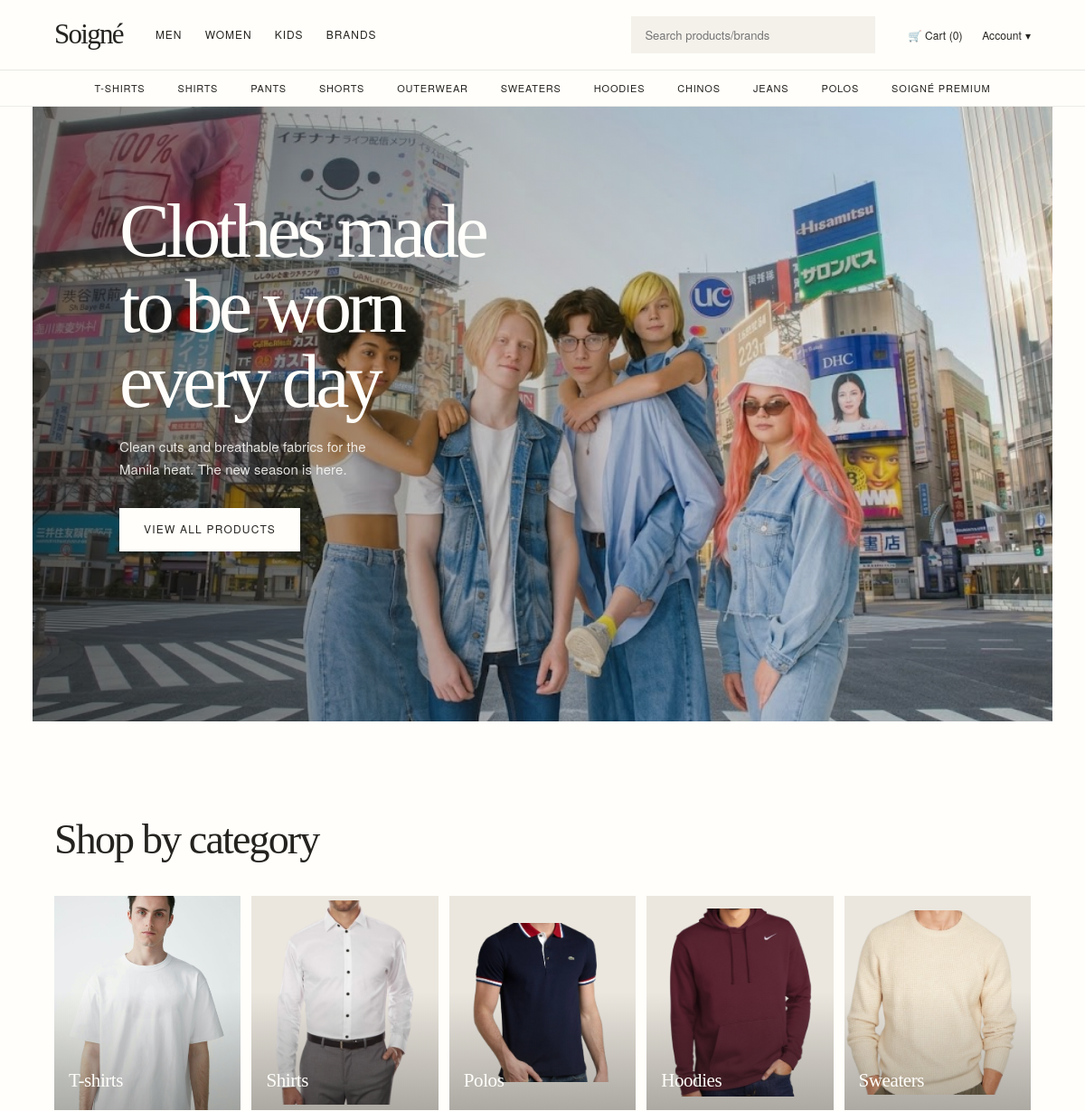
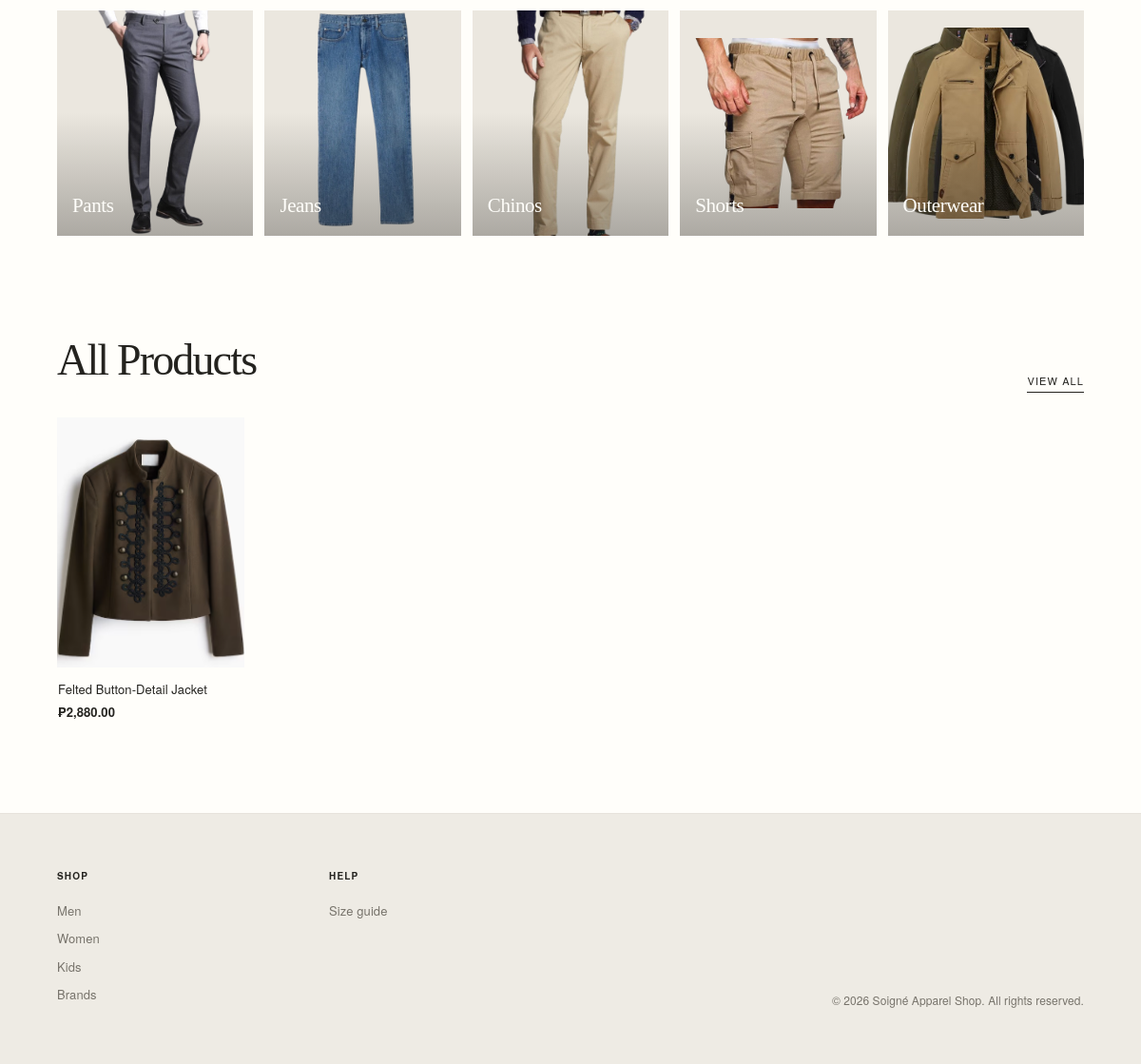
The page / on the database its author committed (2 pictures, top to bottom).
### tables this page shows
CREATE TABLE product_colors (
  product_color_id INT AUTO_INCREMENT PRIMARY KEY,
  product_id       INT         NOT NULL,
  color            VARCHAR(80) NOT NULL,
  FOREIGN KEY (product_id) REFERENCES products(product_id),
  UNIQUE KEY uniq_product_color (product_id, color)
);

CREATE TABLE products (
  product_id  INT AUTO_INCREMENT PRIMARY KEY,
  supplier_id INT NOT NULL,
  name        VARCHAR(150)  NOT NULL,
  category_id INT NULL,
  department  ENUM('men','women','kids') NOT NULL DEFAULT 'men',
  price       DECIMAL(10,2) NOT NULL,
  description TEXT,
  created_at  DATETIME DEFAULT CURRENT_TIMESTAMP,
  INDEX idx_department (department),
  INDEX idx_products_category_id (category_id),
  FOREIGN KEY (supplier_id) REFERENCES suppliers(supplier_id),
  FOREIGN KEY (category_id) REFERENCES categories(category_id)
    ON UPDATE CASCADE
    ON DELETE SET NULL
);

### includes/color_images.php (called while the page is built)
<?php
$images_by_color = [];
$image_color_ids = array_filter(array_map('intval', $image_color_ids));
if ($image_color_ids) {
    $image_id_list = implode(',', $image_color_ids);
    $image_result = mysqli_query($conn,
        "SELECT product_color_id, image_path
         FROM product_color_images
         WHERE product_color_id IN ($image_id_list)
         ORDER BY sort_order, image_id"
    );
    while ($image_row = mysqli_fetch_assoc($image_result)) {
        $images_by_color[$image_row['product_color_id']][] = $image_row['image_path'];
    }
}

### index.php (the view, shortened to what this page needs)
<?php
  include_once("includes/config.php");
  $products_sql = "SELECT p.*, pc.product_color_id AS first_color_id
      FROM products p
      LEFT JOIN product_colors pc
        ON pc.product_color_id = (SELECT MIN(product_color_id) FROM product_colors WHERE product_id = p.product_id)
      ORDER BY p.product_id DESC
      LIMIT 5";
  $products = mysqli_fetch_all(mysqli_query($conn, $products_sql), MYSQLI_ASSOC);
  $image_color_ids = array_column($products, 'first_color_id');
  include("includes/color_images.php");
  include_once("includes/header.php");
?>
  <main>
    <section class="hero" aria-label="Featured collections">
      <div class="hero-slide is-active">
        <div class="hero-text">
          <h1>Clothes made to be worn every day</h1>
          <p>Clean cuts and breathable fabrics for the Manila heat. The new season is here.</p>
          <a href="product_view.php" class="btn">View all products</a>
        </div>
        <div class="hero-img" role="img" aria-label="Model wearing a linen shirt"></div>
      </div>
    </section>
    <section class="section">
      <h2>Shop by category</h2>
      <div class="cat-grid">
        <a href="<?php echo BASE_URL; ?>category.php?category=t-shirts" class="cat c1"><img src="<?php echo BASE_URL; ?>images/whiteshirt.jpg" alt=""><span>T-shirts</span></a>
        <a href="<?php echo BASE_URL; ?>category.php?category=shirts" class="cat c2"><img src="<?php echo BASE_URL; ?>images/shirt-category-removebg-preview.png" alt="White button-up shirt"><span>Shirts</span></a>
        <a href="<?php echo BASE_URL; ?>category.php?category=polos" class="cat c3"><img src="<?php echo BASE_URL; ?>images/polo-removebg-preview.png" alt="Polo shirt"><span>Polos</span></a>
        <a href="<?php echo BASE_URL; ?>category.php?category=hoodies" class="cat c4"><img src="<?php echo BASE_URL; ?>images/hoodies-removebg-preview.png" alt="Hoodie"><span>Hoodies</span></a>
        <a href="<?php echo BASE_URL; ?>category.php?category=sweaters" class="cat c5"><img src="<?php echo BASE_URL; ?>images/sweatshirt-removebg-preview.png" alt="Sweater"><span>Sweaters</span></a>
        <a href="<?php echo BASE_URL; ?>category.php?category=pants" class="cat c6"><img src="<?php echo BASE_URL; ?>images/pants-removebg-preview.png" alt="Pants"><span>Pants</span></a>
        <a href="<?php echo BASE_URL; ?>category.php?category=jeans" class="cat c7"><img src="<?php echo BASE_URL; ?>images/jeans-removebg-preview.png" alt="Jeans"><span>Jeans</span></a>
        <a href="<?php echo BASE_URL; ?>category.php?category=chinos" class="cat c8"><img src="<?php echo BASE_URL; ?>images/chinos-removebg-preview.png" alt="Chinos"><span>Chinos</span></a>
        <a href="<?php echo BASE_URL; ?>category.php?category=shorts" class="cat c9"><img src="<?php echo BASE_URL; ?>images/shorts-removebg-preview.png" alt="Khaki shorts"><span>Shorts</span></a>
        <a href="<?php echo BASE_URL; ?>category.php?category=outerwear" class="cat c10"><img src="<?php echo BASE_URL; ?>images/outerwear-removebg-preview.png" alt="Outerwear jacket"><span>Outerwear</span></a>
      </div>
    </section>
    <section class="section">
      <div class="section-head">
        <h2>All Products</h2>
        <a href="product_view.php">View all</a>
      </div>
      <div class="product-row">
        <?php foreach ($products as $p) {
          $card_images = $images_by_color[(int)($p['first_color_id'] ?? 0)] ?? [];
          ?>
          <article class="product">
            <div class="thumb">
              <?php if ($card_images) { $image_path = $card_images[0]; ?>
                <a class="product-image-tile" href="<?php echo BASE_URL; ?>product.php?id= <?php echo (int)$p['product_id']; ?>"
                   aria-label="View <?php echo htmlspecialchars($p['name'], ENT_QUOTES, 'UTF-8'); ?>">
                  <img src="<?php echo BASE_URL; ?>images/<?php echo htmlspecialchars($image_path, ENT_QUOTES, 'UTF-8'); ?>"
                       alt="<?php echo htmlspecialchars($p['name']); ?>" loading="lazy">
                </a>
              <?php } ?>
            </div>
            <a class="product-card-link" href="<?php echo BASE_URL; ?>product.php?id=<?php echo (int)$p['product_id']; ?>">
              <p class="name"><?php echo htmlspecialchars($p['name']); ?></p>
              <p class="price"><?php if (($_SESSION['role'] ?? '') == 'vip') { ?><span class="premium-product-price"><del>₱<?php echo number_format($p['price'], 2); ?></del> <strong>₱<?php echo number_format($p['price'] * 0.90, 2); ?></strong><small>VIP 10% off</small></span><?php } else { echo '₱' . number_format($p['price'], 2); } ?></p>
            </a>
          </article>
        <?php } ?>
      </div>
    </section>
  </main>
<?php
  include_once("includes/footer.php");
?>

### rows shown on the page
product_colors: product.name "Felted Button-Detail Jacket", product.price "2,880.00"

### other values the page prints
$cart_count "0"
